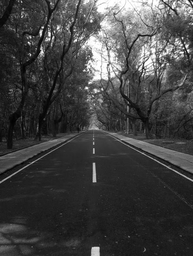
#> input picture DIP_assignments/assignment-01/img/GulmoharMarg.png, 193 x 256 px, shrunk from 444 x 589 before the run, found by its file name
$ python sol_1.py
#> lines starting #> are read from the running program, lines starting #| are printed output that depends on the picture
import numpy as np
import skimage.io as io
import matplotlib.pyplot as plt

def hist(path):
    img = np.array(io.imread(path))
    h,w = img.shape
    hist_f = np.zeros(256)
    #hist_g = {i : 0 for i in range(256)}

    for i in range(h):
        for j in range(w):
            for k in range(256):
                if(img[i][j] == k):
                    hist_f[k] = int(hist_f[k] + 1)
                    break
    #hist_f =  hist_g.values()
    return hist_f

path = 'img/GulmoharMarg.png'
img = io.imread(path)
#> img is the input picture: shape (256, 193); min 0, max 255, mean 65.4
hist_w = hist(path)

print('=='*50)
print('\nhistogram without lib function...(first 10 values)\n')
print(hist_w[:10])
#| [ 1.  0.  3.  8. 18. 15. 36. 29. 72. 54.]

print('=='*50)
print('\nhistogram without lib function...(first 10 values)\n')
hist_l, _ = np.histogram(img, bins = 256)
#> hist_l = 256 values, max 1631 at index 31, min 0 at index 1, mean 193
print(hist_l[:10])
#| [ 1  0  3  8 18 15 36 29 72 54]

print('\n both are equal...?')
print('true' if hist_l.all() == hist_w.all() else 'false')
#| true

fig, (ax1,ax2) = plt.subplots(1,2)

ax1.plot(hist_w)
ax1.set_title("without lib function")

ax2.plot(hist_l)
ax2.set_title("lib function")

plt.show()
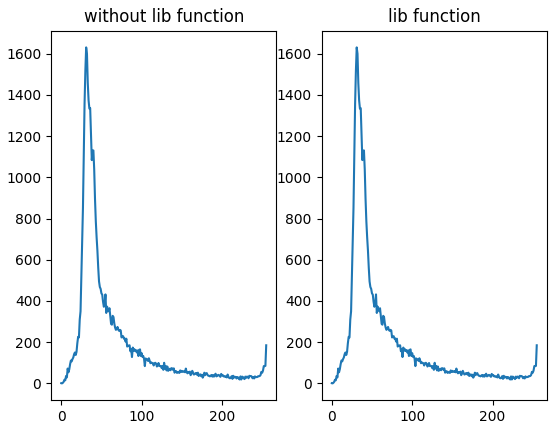
#> figure drawn by matplotlib, 2 panels; panel 1: curve peaks at x = 31, y = 1631; panel 2: curve peaks at x = 31, y = 1631
